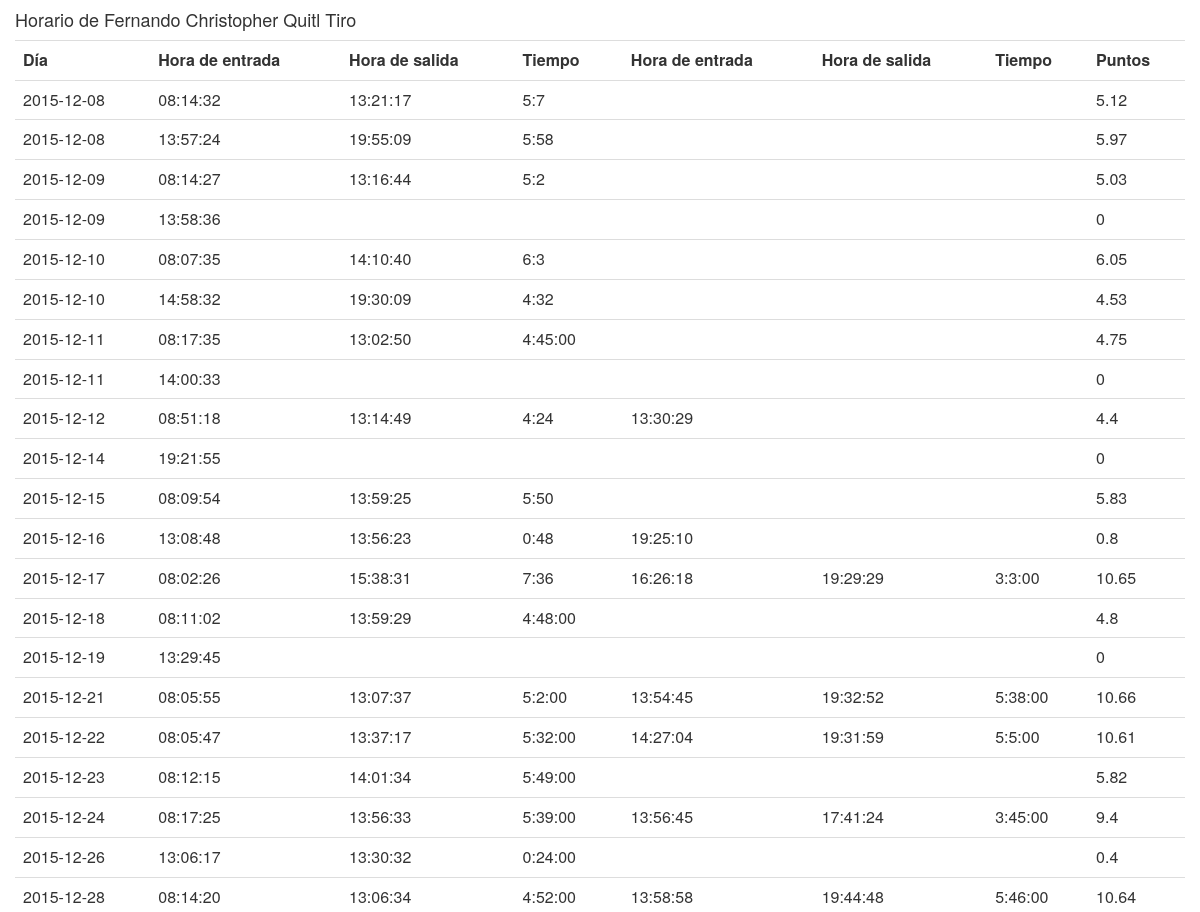
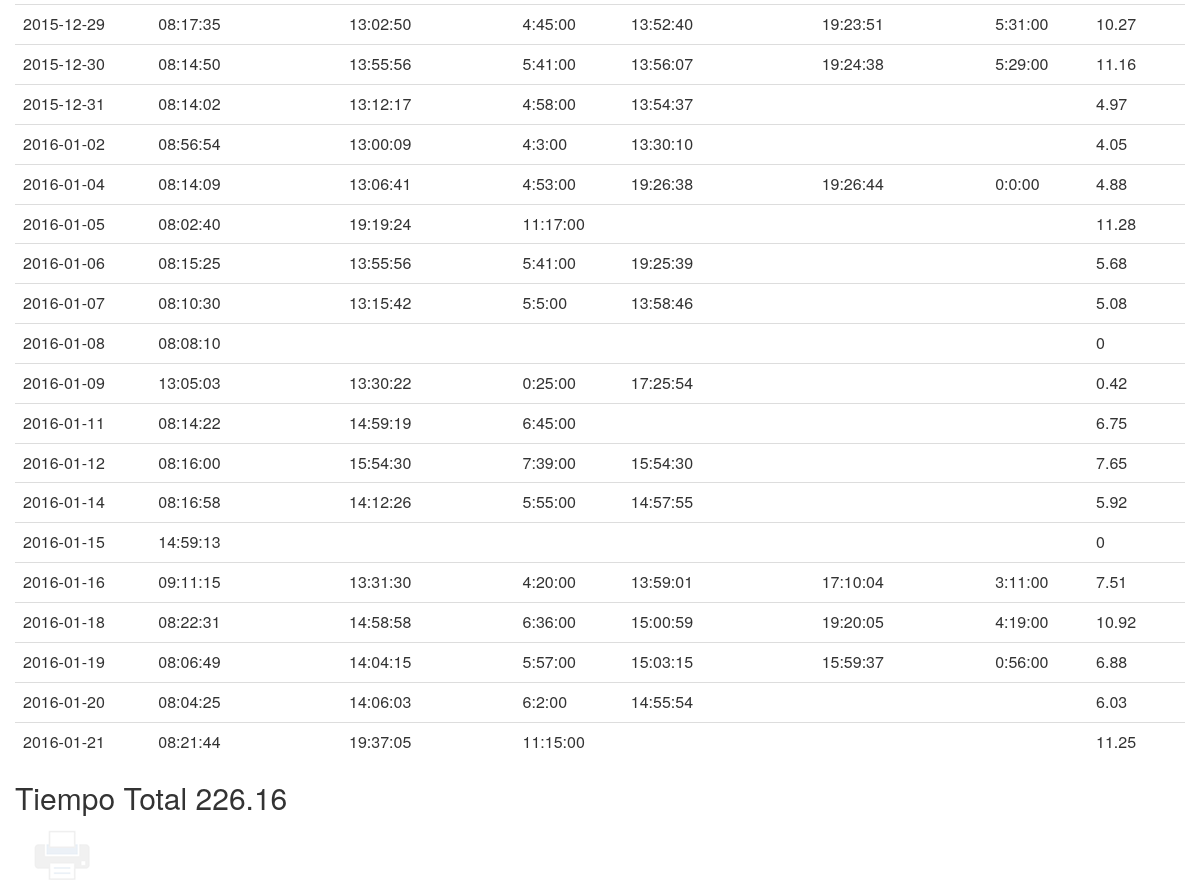
The app's page /horario-personal.php?usuario=2 with its own data (2 pictures, top to bottom).
### tables this page shows
CREATE TABLE IF NOT EXISTS `personal` (
  `idpersonal` int(11) NOT NULL AUTO_INCREMENT,
  `nombre` varchar(45) DEFAULT NULL,
  `apellidos` varchar(45) DEFAULT NULL,
  `foto` varchar(100) DEFAULT NULL,
  `tolerancia` time NOT NULL,
  `privilegios_idprivilegios` int(11) NOT NULL,
  `usuario_idusuario` int(11) NOT NULL,
  PRIMARY KEY (`idpersonal`,`privilegios_idprivilegios`),
  KEY `fk_personal_privilegios1_idx` (`privilegios_idprivilegios`),
  KEY `fk_personal_usuario1_idx` (`usuario_idusuario`)
);

CREATE TABLE IF NOT EXISTS `horario` (
  `idhorario` int(11) NOT NULL AUTO_INCREMENT,
  `dia_entrada` date DEFAULT NULL,
  `hora_entrada` time DEFAULT NULL,
  `dia_salida` date DEFAULT NULL,
  `hora_salida` time DEFAULT NULL,
  `tiempo` varchar(8) NOT NULL,
  `tiempo_decimal` float(5,2) NOT NULL,
  `despues_entrada` time DEFAULT NULL,
  `despues_salida` time DEFAULT NULL,
  `despues_tiempo` varchar(8) DEFAULT NULL,
  `despues_tiempo_decimal` float(5,2) DEFAULT NULL,
  `total` varchar(8) DEFAULT NULL,
  `total_decimal` float(5,2) DEFAULT NULL,
  `personal_idpersonal` int(11) NOT NULL,
  PRIMARY KEY (`idhorario`,`personal_idpersonal`),
  KEY `fk_horario_personal1_idx` (`personal_idpersonal`)
);

### horario-personal.php (the view, shortened to what this page needs)
<html>
<head>
<link rel="stylesheet" type="text/css" href="css/bootstrap.min.css">
<link rel="stylesheet" type="text/css" href="css/imprimir.css">
</head>
<body>
<?php
$usuario = $_GET['usuario'];
?>
	<div class="container">
		<div class="row">
			<?php
				include('conexion.php');
				$personal = $datos = "select nombre,apellidos from personal where idpersonal = '$usuario'";
				$data = mysql_query($personal, $conexion) or die(mysql_error());
				while ($rows = mysql_fetch_assoc($data)) {
					echo "<h4>Horario de ". $rows['nombre']." ".$rows['apellidos']."</h4>";
				}
			?>
			<div class="table-responsive">
				<table class="table">
					<tr>
						<th>D&iacute;a</th>
						<th>Hora de entrada</th>
						<th>Hora de salida</th>
						<th>Tiempo</th>
						<th>Hora de entrada</th>
						<th>Hora de salida</th>
						<th>Tiempo</th>
						<th>Puntos</th>
					</tr>
					<?php
						$usuario = $_GET['usuario'];
						$datos = "select * from horario where personal_idpersonal = '$usuario'";
						$horario = mysql_query($datos, $conexion) or die(mysql_error());
						$total = 0;
						while ($rows = mysql_fetch_assoc($horario)) {
							echo "<tr>";
							$dia = $rows['dia_entrada'];
							echo "<td>".$dia."</td>";
							$entrada = $rows['hora_entrada'];
							echo "<td>".$entrada."</td>";
							$salida = $rows['hora_salida'];
							echo "<td>".$salida."</td>";
							$tiempo = $rows['tiempo'];
							echo "<td>".$tiempo."</td>";
							$decimal = $rows['tiempo_decimal'];
							$entrada = $rows['despues_entrada'];
							echo "<td>".$entrada."</td>";
							$salida = $rows['despues_salida'];
							echo "<td>".$salida."</td>";
							$despues_tiempo = $rows['despues_tiempo'];
							echo "<td>".$despues_tiempo."</td>";
							$despues_decimal = $rows['despues_tiempo_decimal'];
							$en_dia = 0;
							if(!empty($decimal)){
								$total = $total + $decimal;
								$en_dia = $en_dia + $decimal;
								if(!empty($despues_decimal)){
								$total = $total + $despues_decimal;
								$en_dia = $en_dia + $despues_decimal;
								}
							}
							echo "<td>".$en_dia."</td>";
							echo "</tr>";
						}
					?>
				</table>
				<h2>Tiempo Total <?php echo $total; ?></h2>
			</div>
		</div>
		<button onclick='window.print()' type='button' id='btnImprimir'></button>
	</div>
</body>

### css/imprimir.css (style rules this page uses)
#btnImprimir { background: url(img/imprimir.png); border: 0; width: 64px; height: 64px; }
#btnImprimir { opacity: 0.1; }

### records on screen
personal: nombre "Fernando Christopher", apellidos "Quitl Tiro"
horario: dia_entrada "2015-12-08", hora_entrada "08:14:32", hora_salida "13:21:17", tiempo "5:7", en_dia "5.12"
horario: dia_entrada "2015-12-08", hora_entrada "13:57:24", hora_salida "19:55:09", tiempo "5:58", en_dia "5.97"
horario: dia_entrada "2015-12-09", hora_entrada "08:14:27", hora_salida "13:16:44", tiempo "5:2", en_dia "5.03"
horario: dia_entrada "2015-12-09", hora_entrada "13:58:36", en_dia "0"
horario: dia_entrada "2015-12-10", hora_entrada "08:07:35", hora_salida "14:10:40", tiempo "6:3", en_dia "6.05"
horario: dia_entrada "2015-12-10", hora_entrada "14:58:32", hora_salida "19:30:09", tiempo "4:32", en_dia "4.53"
horario: dia_entrada "2015-12-11", hora_entrada "08:17:35", hora_salida "13:02:50", tiempo "4:45:00", en_dia "4.75"
horario: dia_entrada "2015-12-11", hora_entrada "14:00:33", en_dia "0"
horario: dia_entrada "2015-12-12", hora_entrada "08:51:18", hora_salida "13:14:49", tiempo "4:24", despues_entrada "13:30:29", en_dia "4.4"
horario: dia_entrada "2015-12-14", hora_entrada "19:21:55", en_dia "0"
horario: dia_entrada "2015-12-15", hora_entrada "08:09:54", hora_salida "13:59:25", tiempo "5:50", en_dia "5.83"
horario: dia_entrada "2015-12-16", hora_entrada "13:08:48", hora_salida "13:56:23", tiempo "0:48", despues_entrada "19:25:10", en_dia "0.8"
horario: dia_entrada "2015-12-17", hora_entrada "08:02:26", hora_salida "15:38:31", tiempo "7:36", despues_entrada "16:26:18", despues_salida "19:29:29", despues_tiempo "3:3:00", en_dia "10.65"
horario: dia_entrada "2015-12-18", hora_entrada "08:11:02", hora_salida "13:59:29", tiempo "4:48:00", en_dia "4.8"
horario: dia_entrada "2015-12-19", hora_entrada "13:29:45", en_dia "0"
horario: dia_entrada "2015-12-21", hora_entrada "08:05:55", hora_salida "13:07:37", tiempo "5:2:00", despues_entrada "13:54:45", despues_salida "19:32:52", despues_tiempo "5:38:00", en_dia "10.66"
horario: dia_entrada "2015-12-22", hora_entrada "08:05:47", hora_salida "13:37:17", tiempo "5:32:00", despues_entrada "14:27:04", despues_salida "19:31:59", despues_tiempo "5:5:00", en_dia "10.61"
horario: dia_entrada "2015-12-23", hora_entrada "08:12:15", hora_salida "14:01:34", tiempo "5:49:00", en_dia "5.82"
horario: dia_entrada "2015-12-24", hora_entrada "08:17:25", hora_salida "13:56:33", tiempo "5:39:00", despues_entrada "13:56:45", despues_salida "17:41:24", despues_tiempo "3:45:00", en_dia "9.4"
horario: dia_entrada "2015-12-26", hora_entrada "13:06:17", hora_salida "13:30:32", tiempo "0:24:00", en_dia "0.4"
horario: dia_entrada "2015-12-28", hora_entrada "08:14:20", hora_salida "13:06:34", tiempo "4:52:00", despues_entrada "13:58:58", despues_salida "19:44:48", despues_tiempo "5:46:00", en_dia "10.64"
horario: dia_entrada "2015-12-29", hora_entrada "08:17:35", hora_salida "13:02:50", tiempo "4:45:00", despues_entrada "13:52:40", despues_salida "19:23:51", despues_tiempo "5:31:00", en_dia "10.27"
horario: dia_entrada "2015-12-30", hora_entrada "08:14:50", hora_salida "13:55:56", tiempo "5:41:00", despues_entrada "13:56:07", despues_salida "19:24:38", despues_tiempo "5:29:00", en_dia "11.16"
horario: dia_entrada "2015-12-31", hora_entrada "08:14:02", hora_salida "13:12:17", tiempo "4:58:00", despues_entrada "13:54:37", en_dia "4.97"
horario: dia_entrada "2016-01-02", hora_entrada "08:56:54", hora_salida "13:00:09", tiempo "4:3:00", despues_entrada "13:30:10", en_dia "4.05"
horario: dia_entrada "2016-01-04", hora_entrada "08:14:09", hora_salida "13:06:41", tiempo "4:53:00", despues_entrada "19:26:38", despues_salida "19:26:44", despues_tiempo "0:0:00", en_dia "4.88"
horario: dia_entrada "2016-01-05", hora_entrada "08:02:40", hora_salida "19:19:24", tiempo "11:17:00", en_dia "11.28"
horario: dia_entrada "2016-01-06", hora_entrada "08:15:25", hora_salida "13:55:56", tiempo "5:41:00", despues_entrada "19:25:39", en_dia "5.68"
horario: dia_entrada "2016-01-07", hora_entrada "08:10:30", hora_salida "13:15:42", tiempo "5:5:00", despues_entrada "13:58:46", en_dia "5.08"
horario: dia_entrada "2016-01-08", hora_entrada "08:08:10", en_dia "0"
horario: dia_entrada "2016-01-09", hora_entrada "13:05:03", hora_salida "13:30:22", tiempo "0:25:00", despues_entrada "17:25:54", en_dia "0.42"
horario: dia_entrada "2016-01-11", hora_entrada "08:14:22", hora_salida "14:59:19", tiempo "6:45:00", en_dia "6.75"
horario: dia_entrada "2016-01-12", hora_entrada "08:16:00", hora_salida "15:54:30", tiempo "7:39:00", despues_entrada "15:54:30", en_dia "7.65"
horario: dia_entrada "2016-01-14", hora_entrada "08:16:58", hora_salida "14:12:26", tiempo "5:55:00", despues_entrada "14:57:55", en_dia "5.92"
horario: dia_entrada "2016-01-15", hora_entrada "14:59:13", en_dia "0"
horario: dia_entrada "2016-01-16", hora_entrada "09:11:15", hora_salida "13:31:30", tiempo "4:20:00", despues_entrada "13:59:01", despues_salida "17:10:04", despues_tiempo "3:11:00", en_dia "7.51"
horario: dia_entrada "2016-01-18", hora_entrada "08:22:31", hora_salida "14:58:58", tiempo "6:36:00", despues_entrada "15:00:59", despues_salida "19:20:05", despues_tiempo "4:19:00", en_dia "10.92"
horario: dia_entrada "2016-01-19", hora_entrada "08:06:49", hora_salida "14:04:15", tiempo "5:57:00", despues_entrada "15:03:15", despues_salida "15:59:37", despues_tiempo "0:56:00", en_dia "6.88"
horario: dia_entrada "2016-01-20", hora_entrada "08:04:25", hora_salida "14:06:03", tiempo "6:2:00", despues_entrada "14:55:54", en_dia "6.03"
horario: dia_entrada "2016-01-21", hora_entrada "08:21:44", hora_salida "19:37:05", tiempo "11:15:00", en_dia "11.25"

### other values on screen
$total "226.16"
